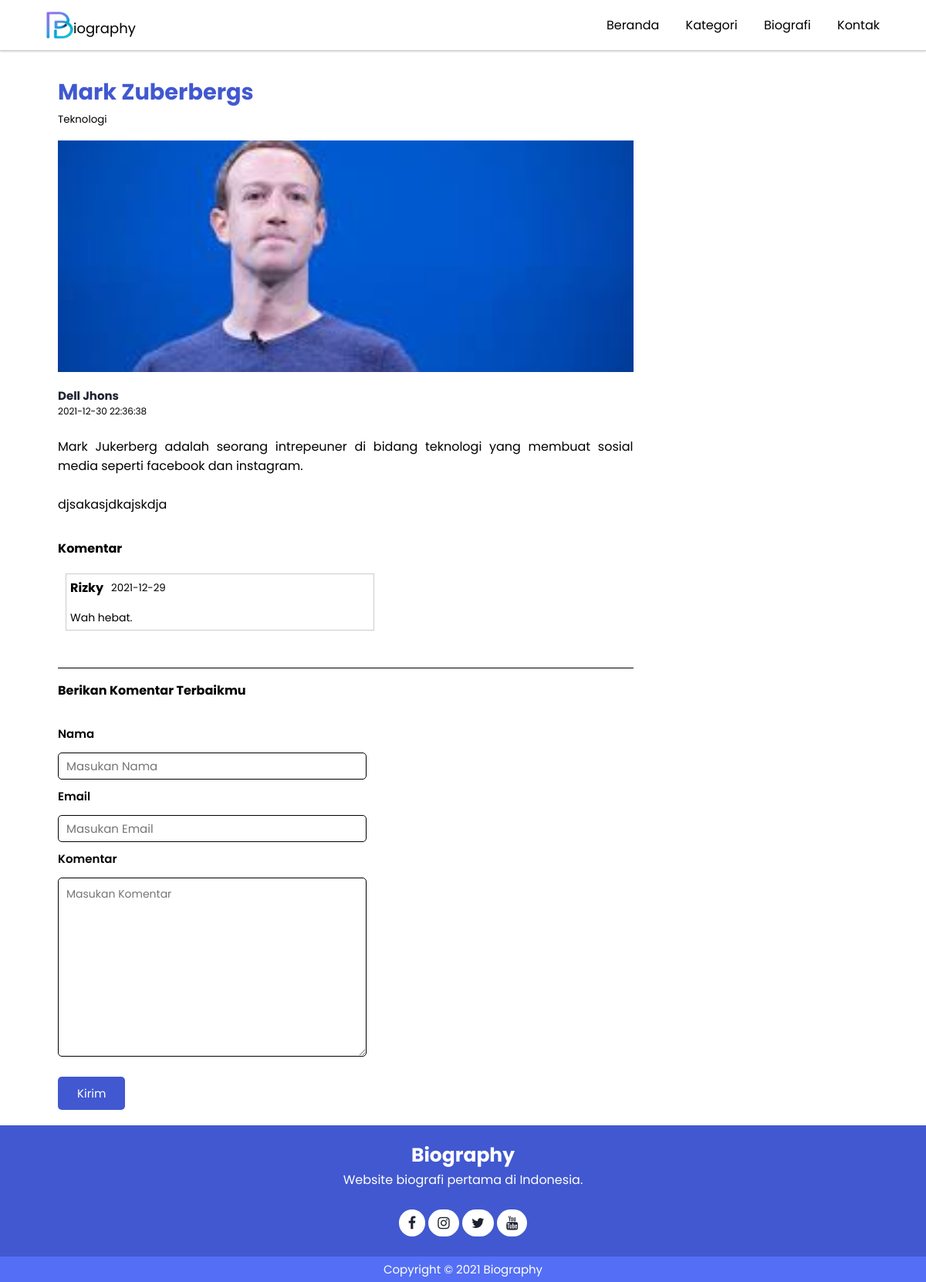
/content/user/index.php?hal=content_bio&id=16, run on the app's committed database.
### tables this page shows
CREATE TABLE `tbl_biography` (
  `id_bio` int(11) NOT NULL,
  `title_bio` varchar(100) NOT NULL,
  `text_bio` text NOT NULL,
  `img_bio` varchar(100) NOT NULL,
  `tgl_bio` datetime NOT NULL,
  `status_bio` int(11) NOT NULL,
  `id_category` int(11) NOT NULL,
  `id_user` int(11) NOT NULL
);

CREATE TABLE `tbl_category` (
  `id_category` int(10) NOT NULL,
  `name_category` varchar(50) NOT NULL,
  `img_category` varchar(200) NOT NULL
);

CREATE TABLE `tbl_user_data` (
  `id_user` int(10) NOT NULL,
  `name_user` varchar(50) NOT NULL,
  `user_name` varchar(100) NOT NULL,
  `pass_user` varchar(100) NOT NULL
);

CREATE TABLE `tbl_comment` (
  `id_comment` int(15) NOT NULL,
  `id_bio` int(15) NOT NULL,
  `name_comment` varchar(100) NOT NULL,
  `email_comment` varchar(100) NOT NULL,
  `tgl_comment` date NOT NULL,
  `content_comment` text NOT NULL
);

### content/user/content_bio.php (the view, shortened to what this page needs)
<?php
    $id = $_GET['id'];
    $query = mysqli_query($conn, "SELECT * FROM tbl_biography JOIN tbl_category ON tbl_biography.id_category = tbl_category.id_category JOIN tbl_user_data ON tbl_biography.id_user = tbl_user_data.id_user WHERE id_bio = '$id'");
    $data  = mysqli_fetch_array($query);
?>
<div class="container">
    <div class="content-bio">
        <div class="content-grid">
            <div class="activity-content">
                <div class="name-content">
                    <h1><?= $data['title_bio']?></h1>
                    <small><?= $data['name_category']?></small>
                </div>
                <div class="image-content-bio">
                    <img src="../../assets/images/biography/<?= $data['img_bio']?>">
                </div>
                <div class="content">
                    <div class="publisher">
                        <h6><?= $data['name_user']?></h6>
                        <p><?= $data['tgl_bio']?></p>
                    </div>
                    <div class="content-point">
                        <p>
                            <?php
                                    $content_view = $data['text_bio'];
                                    $lengths = strip_tags(html_entity_decode($content_view, ENT_QUOTES, "ISO-889-1"));
                                    $a =  nl2br($lengths);
                                    echo $a;
                            ?>
                        </p>
                    </div>
                    <?php
                        $query_comment = mysqli_query($conn, "SELECT * FROM tbl_comment WHERE id_bio = '$id' ORDER BY id_comment DESC");
                        $data_comment = mysqli_num_rows($query_comment);
                    ?>
                    <div class="comment">
                        <div class="header-content">
                            <h4>Komentar</h4>
                        </div>
                        <?php if($data_comment > 0) :?>
                            <?php while($data_komentar = mysqli_fetch_array($query_comment)) :?>
                            <div class="comment-content">
                                <div class="name-comment">
                                    <h4><?= $data_komentar['name_comment']?></h4>
                                    <small><?= $data_komentar['tgl_comment']?></small>
                                </div>
                                <div class="content-comment">
                                    <p><?= $data_komentar['content_comment']?></p>
                                </div>
                            </div>
                            <?php endwhile;?>
                        <?php else :
                            echo "<br>";
                            echo "Jadilah orang pertama untuk berkomentar";
                        ?>
                        <?php endif;?>
                    </div>
                    <div class="form-comment">
                        <div class="header-form">
                            <h4>Berikan Komentar Terbaikmu</h4>
                        </div>
                        <form action="?hal=insert_comment" method="post" class="content-form">
                            <div class="data-comment">
                                <label for="c1">Nama</label>
                                <input type="text" id="c1" name="name_comment" placeholder="Masukan Nama" required>
                            </div>
                            <div class="data-comment">
                                <label for="c2">Email</label>
                                <input type="email" id="c2" name="email_comment" placeholder="Masukan Email" required>
                            </div>
                            <div class="data-comment">
                                <label for="c3">Komentar</label>
                                <textarea name="content_comment" placeholder="Masukan Komentar" id="c3" cols="30" rows="10" required></textarea>
                            </div>
                            <button type="submit">Kirim</button>
                        </form>
                    </div>
                </div>
            </div>
        </div>
    </div>
</div>

### connection/c_main_user.php
<?php
    $halaman  = array("dashboard", "category", "biography_category", "biography", "content_bio", "contact", "insert_comment");
    if(isset($_GET['hal'])) $hal = $_GET['hal'];
    else $hal = "dashboard";
    foreach ($halaman as $value) {
        if ($hal == $value) {
            include "../user/$value.php";
            break;
        }
    }
?>

### assets/css/us_style.css (style rules this page uses)
:root { --main-color: #4158d0; --color-dark: #1D2231; --text-grey: #8390A2; }
* { padding: 0; margin: 0; font-family: 'Poppins', sans-serif; text-decoration: none; list-style: none; box-sizing: border-box; }
.container { max-width: 1080px; margin: auto; }
.content-bio { margin-top: 2rem; }
.content-grid { display: grid; grid-template-columns: 70% 30%; grid-column-gap: 1.5rem; }
.activity-content { text-align: justify; }
.activity-content .image-content-bio { width: 100%; height: 300px; }
.activity-content .image-content-bio img { width: 100%; height: 100%; background-repeat: no-repeat; object-fit: cover; object-position: center; }
.activity-content .name-content { margin-bottom: 1rem; }
.activity-content .name-content h1 { font-size: 1.8rem; color: var(--main-color); }
.content { text-align: justify; margin-top: 1.2rem; }
.content .publisher { margin-bottom: 1.5rem; }
.content .publisher h6 { font-size: 15px; color: var(--color-dark); }
.content .publisher p { font-size: 12px; }
.content .content-point { margin-bottom: 1.5rem; font-size: 1rem; }
.comment { margin-top: 2rem; margin-bottom: 2rem; }
.comment-content { position: relative; max-width: 400px; height: auto; margin: 20px 10px; padding: 5px; border: 1px solid #ccc; }
.name-comment { display: flex; align-items: center; }
.name-comment h4 { padding-right: 10px; }
.content-comment { min-height: 20px; border-radius: 3px; font-size: 14px; width: 300px; text-align: start; margin-top: 1rem; }
.form-comment { border-top: 1px solid black; margin-top: 3rem; }
.header-form { margin-top: 1rem; margin-bottom: 1rem; }
form.content-form { margin-top: 2rem; max-width: 400px; font-size: 15px; }
form.content-form .data-comment { width: 100%; margin-top: 10px; }
form.content-form .data-comment label { display: block; margin-bottom: .8rem; font-weight: 600; }
form.content-form .data-comment input { width: 100%; height: 35px; font-size: 15px; border: 1px solid black; border-radius: 5px; transition: all 0.3s ease; outline: none; padding-left: 10px; }
form.content-form .data-comment textarea { width: 100%; border: 1px solid black; border-radius: 5px; transition: all 0.3s ease; outline: none; padding: 10px; font-size: 14px; }
.form-comment button[type=submit] { margin-top: 20px; margin-bottom: 20px; padding: 10px 25px; background: none; border-radius: 5px; outline: none; border: none; background: var(--main-color); color: #fff; font-size: 15px; cursor: pointer; }
@media (max-width: 1200px) { .content-bio { margin-left: 15px; } }

### data on the page
tbl_biography: title_bio "Mark Zuberbergs", id_category.name_category "Teknologi", img_bio (picture), id_user.name_user "Dell Jhons", tgl_bio "2021-12-30 22:36:38", text_bio "Mark Jukerberg adalah seorang intrepeuner di bidang teknologi yang membuat sosial media seperti facebook dan instagram. djsakasjdkajskdja"
tbl_comment: name_comment "Rizky", tgl_comment "2021-12-29", content_comment "Wah hebat."
